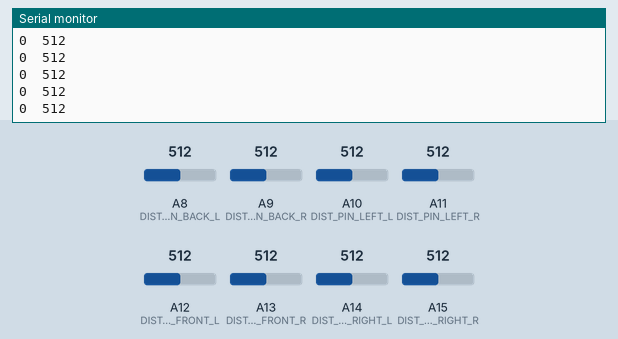
Simulated run of this sketch. Board: Arduino Mega 2560, built with avr-gcc and run on an emulated ATmega2560. Shown: the last lines printed to the serial monitor. The inputs (shaded band) are chosen by the test bench; at power-on: A8 (DIST_PIN_BACK_L) = 512, A9 (DIST_PIN_BACK_R) = 512, A10 (DIST_PIN_LEFT_L) = 512, A11 (DIST_PIN_LEFT_R) = 512, A12 (DIST_PIN_FRONT_L) = 512, A13 (DIST_PIN_FRONT_R) = 512, A14 (DIST_PIN_RIGHT_L) = 512, A15 (DIST_PIN_RIGHT_R) = 512.

Above: at 1.2 s.
1.3 s: A8 (DIST_PIN_BACK_L) set to 716
At 1.35 s:
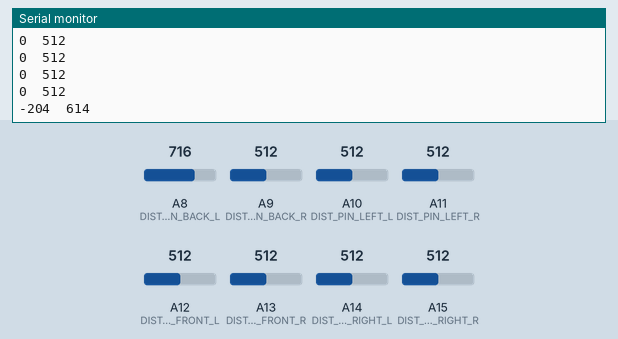
2.8 s: A9 (DIST_PIN_BACK_R) set to 716
At 2.8 s:
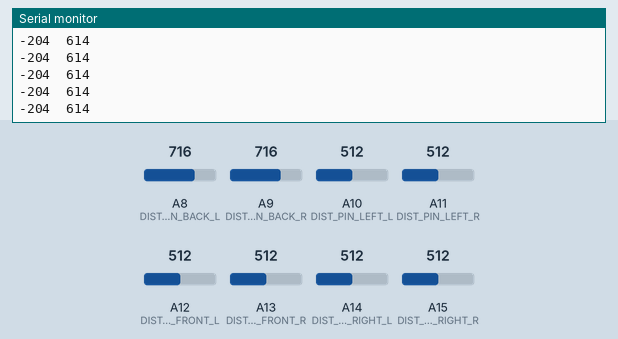
4.3 s: A8 (DIST_PIN_BACK_L) set to 992
At 4.35 s:
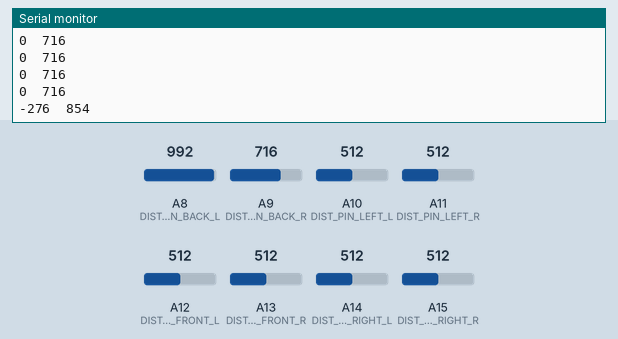
5.8 s: A9 (DIST_PIN_BACK_R) set to 992
At 5.84 s:
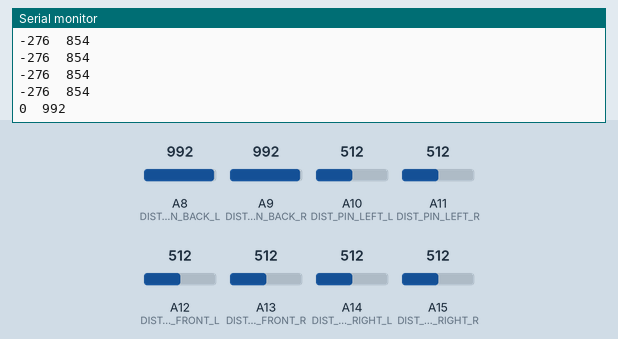
Timing chart, 0 to 8.3 s (numbered marks = the images above; inputs shaded):
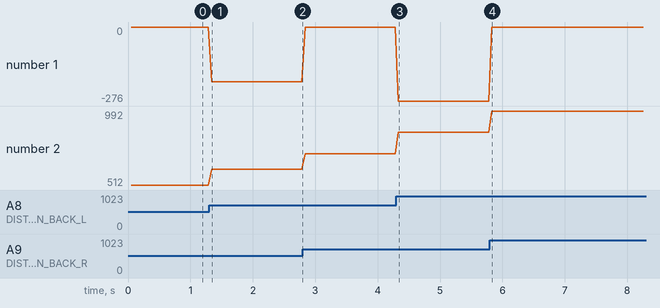

Measured:
- after the input at 1.3 s, the serial monitor: prints a new line at once (image 1)
- after the input at 4.3 s, the serial monitor: prints a new line at once (image 3)
- after the input at 5.8 s, the serial monitor: prints a new line at once (image 4)
- plotted number 1: 0 → -204 after the input at 1.3 s, 0 → -276 after the input at 4.3 s
- plotted number 2: 512 → 614 after the input at 1.3 s, 614 → 716 after the input at 2.8 s, 716 → 854 after the input at 4.3 s, 854 → 992 after the input at 5.8 s

The sketch:

sketch.ino
```cpp
#include "PairIR.h"

#define DIST_PIN_BACK_L A8
#define DIST_PIN_BACK_R A9
#define DIST_PIN_LEFT_L A10
#define DIST_PIN_LEFT_R A11
#define DIST_PIN_FRONT_L A12
#define DIST_PIN_FRONT_R A13
#define DIST_PIN_RIGHT_L A14
#define DIST_PIN_RIGHT_R A15


// create IR
PairIR backPair = PairIR(DIST_PIN_BACK_L, DIST_PIN_BACK_R);
PairIR leftPair = PairIR(DIST_PIN_LEFT_L, DIST_PIN_LEFT_R);
PairIR frontPair = PairIR(DIST_PIN_FRONT_L, DIST_PIN_FRONT_R);
PairIR rightPair = PairIR(DIST_PIN_RIGHT_L, DIST_PIN_RIGHT_R);


void setup() {
	Serial.begin(9600);
}

void loop() {
	delay(50);
	// read sensor pairs
	backPair.read();
	leftPair.read();
	frontPair.read();
	rightPair.read();

	// for back pair:
	Serial.print(backPair.getDiff());
	Serial.print("\t");
	Serial.println(backPair.getDist());
	/*
	// for left pair:
	Serial.print(leftPair.getDiff());
	Serial.print("\t");
	Serial.println(leftPair.getDist());

	// for front pair:
	Serial.print(frontPair.getDiff());
	Serial.print("\t");
	Serial.println(frontPair.getDist());
	// for right pair:

	Serial.print(rightPair.getDiff());
	Serial.print("\t");
	Serial.println(rightPair.getDist());
	*/
}
```
